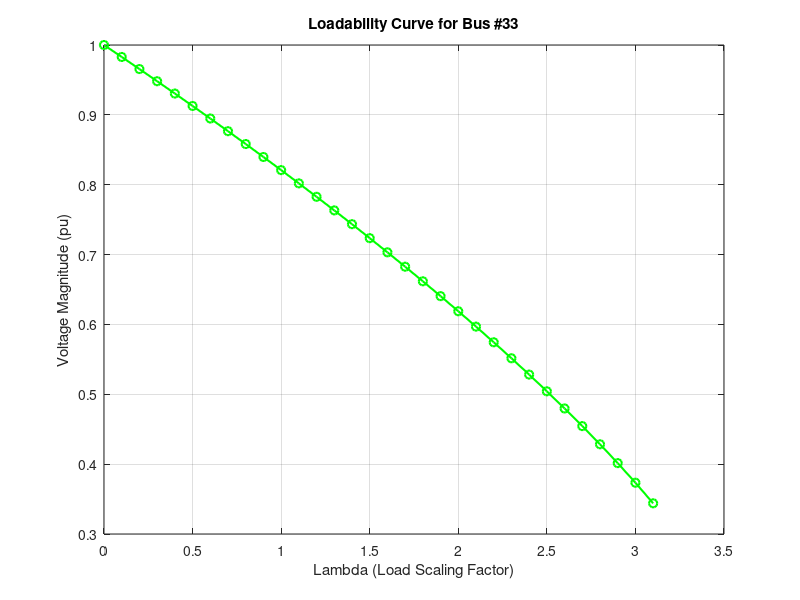

This figure's MATLAB source:
clear all;
close all;

% Data for 33-Bus Radial Distribution System
branch = [1  1  2  0.0922 0.0470;
          2  2  3  0.4930 0.2511;
          3  3  4  0.3660 0.1864;
          4  4  5  0.3811 0.1941;
          5  5  6  0.8190 0.7070;
          6  6  7  0.1872 0.6188;
          7  7  8  0.7114 0.2351;
          8  8  9  1.0300 0.7400;
          9  9  10 1.0040 0.7400;
          10 10 11 0.1996 0.0650;
          11 11 12 0.3744 0.1238;
          12 12 13 1.4680 1.1550;
          13 13 14 0.5416 0.7129;
          14 14 15 0.5910 0.5260;
          15 15 16 0.7463 0.5450;
          16 16 17 1.2890 1.7210;
          17 17 18 0.7320 0.5740;
          18 2  19 0.1640 0.1565;
          19 19 20 1.5042 1.3554;
          20 20 21 0.4095 0.4784;
          21 21 22 0.7089 0.9373;
          22 3  23 0.4512 0.3083;
          23 23 24 0.8980 0.7091;
          24 24 25 0.8960 0.7011;
          25 6  26 0.2030 0.1034;
          26 26 27 0.2842 0.1447;
          27 27 28 1.0590 0.9337;
          28 28 29 0.8042 0.7006;
          29 29 30 0.5075 0.2585;
          30 30 31 0.9744 0.9630;
          31 31 32 0.3105 0.3619;
          32 32 33 0.3410 0.5302];
      
bus = [1  0.000  0.000;
       2  0.100  0.060;
       3  0.090  0.040;
       4  0.120  0.080;
       5  0.060  0.030;
       6  0.060  0.020;
       7  0.200  0.100;
       8  0.200  0.100;
       9  0.060  0.020;
       10 0.060  0.020;
       11 0.045  0.030;
       12 0.060  0.035;
       13 0.060  0.035;
       14 0.120  0.080;
       15 0.060  0.010;
       16 0.060  0.020;
       17 0.060  0.020;
       18 0.090  0.040;
       19 0.090  0.040;
       20 0.090  0.040;
       21 0.090  0.040;
       22 0.090  0.040;
       23 0.090  0.050;
       24 0.420  0.200;
       25 0.420  0.200;
       26 0.060  0.025;
       27 0.060  0.025;
       28 0.060  0.020;
       29 0.120  0.070;
       30 0.200  0.600;
       31 0.150  0.070;
       32 0.210  0.100;
       33 0.060  0.040];

% Modify reactive power at Bus 33 for analysis
bus(33, 3) = 0.9; % Set a larger reactive power for Bus 33 in MW

% Number of buses and branches
bn = length(bus(:,1)); % Number of buses
bnn = length(branch(:,1)); % Number of branches

% Convert data to per-unit (pu) using base voltage 12.66 kV and base MVA = 100
zbase = 12.66 * 12.66 / 100;
branch(:,4) = branch(:,4) ./ zbase; % Convert R to pu
branch(:,5) = branch(:,5) ./ zbase; % Convert X to pu
bus(:,2) = bus(:,2) ./ 100;         % Convert real power (P) to pu
bus(:,3) = bus(:,3) ./ 100;         % Convert reactive power (Q) to pu

% Impedance matrix (complex R + jX)
z(:,1) = complex(branch(:,4), branch(:,5));

% Define bus connection parameters
b = branch(:,2); % From bus
c = branch(:,3); % To bus

% Initialize voltage vector (complex) with magnitude 1 and angle 0
v(1:bn,1) = complex(1,0);
v0 = v; % Flat start

% Program for BIBC (Bus Injection to Branch Current) and BCBV matrices
BIBC = zeros(bnn, bn); % bnn = number of branches, bn = number of buses
BCBV = zeros(bn, bnn); % bn = number of buses, bnn = number of branches

% Construct BIBC matrix
for k = 1:bnn
    i = b(k); % From bus
    j = c(k); % To bus
    BIBC(k, j) = 1; % Update current injection relation
    if k > 1
        BIBC(k, :) = BIBC(k, :) + BIBC(k - 1, :); % Update for k > 1
    end
end

% Construct BCBV matrix
for k = 1:bnn
    i = b(k); % From bus
    j = c(k); % To bus
    BCBV(j, k) = z(k); % Update branch impedance
    if i ~= 0
        BCBV(j, :) = BCBV(i, :) + BCBV(j, :);
    end
end

% Calculate DLF (Distribution Load Flow) matrix
DLF = BCBV * BIBC; % (bn x bnn) * (bnn x bn) -> (bn x bn)

% Initialize continuation parameters
lambda = 0; % Starting continuation parameter
sigma = 0.1; % Step size for continuation
tolerance = 1e-5; % Convergence tolerance
maxIterations = 100; % Max iterations per load flow
maxLambda = 3.2; % Maximum load scaling factor
BusForCPF = 33; % Bus for loadability analysis

% Initialize storage for results
VoltageAtBus = []; % Voltage magnitudes at the selected bus
LambdaValues = []; % Lambda values

% Continuation Load Flow loop
while lambda <= maxLambda
    % Scale only reactive power (ignore real power scaling)
    scaleFactorQ = 1.5; % Amplify reactive power
    P(:,1) = lambda * complex(bus(:,2), bus(:,3) * scaleFactorQ);
    
    % Initialize current injection for branches
    I1 = zeros(bnn, 1);
    for k = 1:bnn
        fromBus = b(k);
        toBus = c(k);
        I1(k) = conj(P(toBus) / v(toBus)); % Current in each branch
    end

    % Iterative Backward/Forward Sweep
    for iter = 1:maxIterations
        % Update voltage using DLF
        v1 = DLF(2:bn, 2:bn) * I1; % Voltage drop along branches
        v(2:bn) = v0(2:bn) - v1; % Update bus voltages
        I2 = zeros(bnn, 1);
        for k = 1:bnn
            fromBus = b(k);
            toBus = c(k);
            I2(k) = conj(P(toBus) / v(toBus));
        end
        if max(abs(I1 - I2)) < tolerance
            break; % Converged
        end
        I1 = I2; % Update for next iteration
    end

    % Store results
    VoltageAtBus = [VoltageAtBus; abs(v(BusForCPF))]; % Voltage magnitude at chosen bus
    LambdaValues = [LambdaValues; lambda]; % Scaling factor for load

    lambda = lambda + sigma; % Increase lambda
end

% Plot Loadability Curve
figure;
plot(LambdaValues, VoltageAtBus, 'go-', 'LineWidth', 1.5, 'MarkerSize', 6);
xlabel('Lambda (Load Scaling Factor)');
ylabel('Voltage Magnitude (pu)');
title(['Loadability Curve for Bus #', num2str(BusForCPF)]);
grid on;
